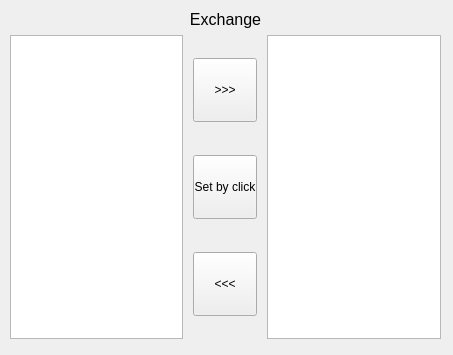
<?xml version="1.0" encoding="UTF-8"?>
<ui version="4.0">
 <class>BindingExchangeWidget</class>
 <widget class="QWidget" name="BindingExchangeWidget">
  <property name="geometry">
   <rect>
    <x>0</x>
    <y>0</y>
    <width>453</width>
    <height>355</height>
   </rect>
  </property>
  <property name="windowTitle">
   <string>Form</string>
  </property>
  <widget class="QWidget" name="verticalLayoutWidget_2">
   <property name="geometry">
    <rect>
     <x>10</x>
     <y>10</y>
     <width>431</width>
     <height>329</height>
    </rect>
   </property>
   <layout class="QVBoxLayout" name="verticalLayout_ExchangeBase">
    <item>
     <widget class="QLabel" name="Label_Title">
      <property name="font">
       <font>
        <pointsize>12</pointsize>
       </font>
      </property>
      <property name="text">
       <string>Exchange</string>
      </property>
      <property name="textFormat">
       <enum>Qt::RichText</enum>
      </property>
      <property name="alignment">
       <set>Qt::AlignCenter</set>
      </property>
     </widget>
    </item>
    <item>
     <layout class="QHBoxLayout" name="horizontalLayout_2" stretch="0,5,0">
      <property name="spacing">
       <number>10</number>
      </property>
      <item>
       <widget class="QListWidget" name="List_Source">
        <property name="dragEnabled">
         <bool>true</bool>
        </property>
        <property name="dragDropMode">
         <enum>QAbstractItemView::DragOnly</enum>
        </property>
        <property name="defaultDropAction">
         <enum>Qt::IgnoreAction</enum>
        </property>
        <property name="selectionMode">
         <enum>QAbstractItemView::MultiSelection</enum>
        </property>
       </widget>
      </item>
      <item>
       <layout class="QVBoxLayout" name="verticalLayout" stretch="0,0,0">
        <item>
         <widget class="QPushButton" name="Btn_Add">
          <property name="sizePolicy">
           <sizepolicy hsizetype="Preferred" vsizetype="Preferred">
            <horstretch>0</horstretch>
            <verstretch>0</verstretch>
           </sizepolicy>
          </property>
          <property name="maximumSize">
           <size>
            <width>64</width>
            <height>64</height>
           </size>
          </property>
          <property name="text">
           <string>&gt;&gt;&gt;</string>
          </property>
         </widget>
        </item>
        <item>
         <widget class="QPushButton" name="Btn_EditByClick">
          <property name="sizePolicy">
           <sizepolicy hsizetype="Preferred" vsizetype="Preferred">
            <horstretch>0</horstretch>
            <verstretch>0</verstretch>
           </sizepolicy>
          </property>
          <property name="maximumSize">
           <size>
            <width>64</width>
            <height>64</height>
           </size>
          </property>
          <property name="text">
           <string>Set by click</string>
          </property>
         </widget>
        </item>
        <item>
         <widget class="QPushButton" name="Btn_Remove">
          <property name="sizePolicy">
           <sizepolicy hsizetype="Preferred" vsizetype="Preferred">
            <horstretch>0</horstretch>
            <verstretch>0</verstretch>
           </sizepolicy>
          </property>
          <property name="maximumSize">
           <size>
            <width>64</width>
            <height>64</height>
           </size>
          </property>
          <property name="text">
           <string>&lt;&lt;&lt;</string>
          </property>
         </widget>
        </item>
       </layout>
      </item>
      <item>
       <widget class="QListWidget" name="List_Selected">
        <property name="dragDropOverwriteMode">
         <bool>true</bool>
        </property>
        <property name="dragDropMode">
         <enum>QAbstractItemView::DropOnly</enum>
        </property>
        <property name="defaultDropAction">
         <enum>Qt::MoveAction</enum>
        </property>
        <property name="selectionMode">
         <enum>QAbstractItemView::MultiSelection</enum>
        </property>
       </widget>
      </item>
     </layout>
    </item>
   </layout>
  </widget>
 </widget>
 <resources/>
 <connections/>
</ui>
